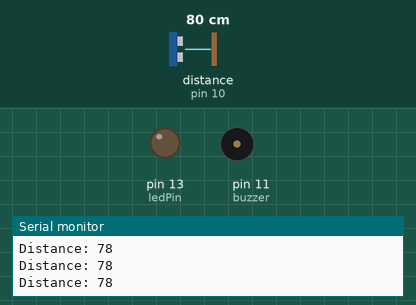
The sketch below on a simulated Arduino Uno, built with avr-gcc and run on an emulated ATmega328P. Parts: output pins drawn as LEDs (lit = HIGH), buzzer (waves = sounding), the last lines printed to the serial monitor. Wiring (inferred from the names in the program): ultrasonic range finder: trigger pin 12; echo pin 10. The inputs (shaded band) are chosen by the test bench; at power-on: distance to the obstacle (sensor on pin 10) 80 cm. The echo pulse lasts 58.3 µs per cm; pins used as bus, display or sensor lines are not drawn.

Above: at 1.2 s.
1.3 s: distance to the obstacle (sensor on pin 10) set to 8 cm
2.8 s: distance to the obstacle (sensor on pin 10) set to 5 cm
At 4.0 s:
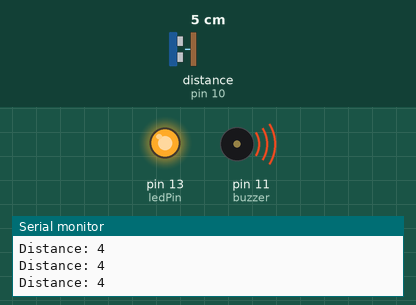
4.3 s: distance to the obstacle (sensor on pin 10) set to 9 cm
At 4.7 s:
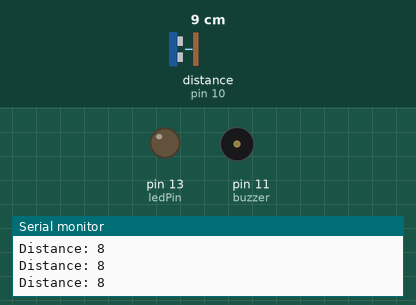
5.8 s: distance to the obstacle (sensor on pin 10) set to 2 cm
At 6.5 s:
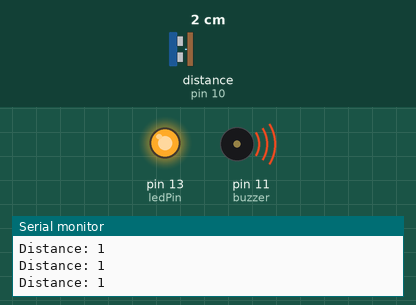
Timing chart, 0 to 8.3 s (numbered marks = the images above; inputs shaded):
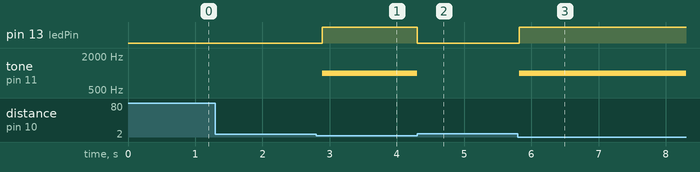

Measured:
- the behaviour switches between 7 and 6 cm on distance to the obstacle (sensor on pin 10) (found by bisection; images 0 and 1)
- after the input at 2.8 s, pin 13 (ledPin): LOW → HIGH after 0.09 s; tone on pin 11 (buzzer): silent → 1000 Hz after 0.09 s
- after the input at 4.3 s, pin 13 (ledPin): HIGH → LOW at once; tone on pin 11 (buzzer): 1000 Hz → silent at once
- after the input at 5.8 s, pin 13 (ledPin): LOW → HIGH at once; tone on pin 11 (buzzer): silent → 1000 Hz at once

The sketch:

ultra_buzzer.ino
```cpp
//// defines pins numbers
//const int trigPin = 9;
//const int echoPin = 10;
//const int buzzer = 11;
//const int ledPin = 13;
//
//// defines variables
//long duration;
//int distance;
//int safetyDistance;
//
//void setup() {
//  pinMode(trigPin, OUTPUT); // Sets the trigPin as an Output
//  pinMode(echoPin, INPUT); // Sets the echoPin as an Input
//  pinMode(buzzer, OUTPUT);
//  pinMode(ledPin, OUTPUT);
//  Serial.begin(9600); // Starts the serial communication
//}
//void loop() {
//  // Clears the trigPin
//  digitalWrite(trigPin, LOW);
//  delayMicroseconds(2);
//
//  // Sets the trigPin on HIGH state for 10 micro seconds
//  digitalWrite(trigPin, HIGH);
//  delayMicroseconds(10);
//  digitalWrite(trigPin, LOW);
//
//  // Reads the echoPin, returns the sound wave travel time in microseconds
//  duration = pulseIn(echoPin, HIGH);
//
//  // Calculating the distance
//  distance = duration * 0.034 / 2;
//
//  safetyDistance = distance;
//  if (safetyDistance <= 5) {
//    tone(buzzer, 1000);  // Produce a 1kHz tone on the passive buzzer
//    digitalWrite(ledPin, HIGH);
//  } else {
//    noTone(buzzer);  // Stop the tone
//    digitalWrite(ledPin, LOW);
//  }
//
//  // Prints the distance on the Serial Monitor
//  Serial.print("Distance: ");
//  Serial.println(distance);
//  delay(100);
//}


// defines pins numbers
const int trigPin = 12;
const int echoPin = 10;
const int buzzer = 11;
const int ledPin = 13;

// defines variables
long duration;
int distance;
const int safetyDistance = 5; // Safety distance in cm

void setup() {
  pinMode(trigPin, OUTPUT); // Sets the trigPin as an Output
  pinMode(echoPin, INPUT); // Sets the echoPin as an Input
  pinMode(buzzer, OUTPUT); // Sets the buzzer as an Output
  pinMode(ledPin, OUTPUT); // Sets the ledPin as an Output
  Serial.begin(9600); // Starts the serial communication
}

void loop() {
  // Clears the trigPin
  digitalWrite(trigPin, LOW);
  delayMicroseconds(2);

  // Sets the trigPin on HIGH state for 10 microseconds
  digitalWrite(trigPin, HIGH);
  delayMicroseconds(10);
  digitalWrite(trigPin, LOW);

  // Reads the echoPin, returns the sound wave travel time in microseconds
  duration = pulseIn(echoPin, HIGH);

  // Calculating the distance
  distance = duration * 0.034 / 2;

  // If the distance is less than the safety distance, activate buzzer and LED
  if (distance <= safetyDistance) {
    tone(buzzer, 1000); // Produce a 1kHz tone on the passive buzzer
    digitalWrite(ledPin, HIGH); // Turn on the LED
  } else {
    noTone(buzzer); // Stop the tone
    digitalWrite(ledPin, LOW); // Turn off the LED
  }

  // Prints the distance on the Serial Monitor
  Serial.print("Distance: ");
  Serial.println(distance);
  delay(100); // Delay to stabilize sensor readings
}
```
